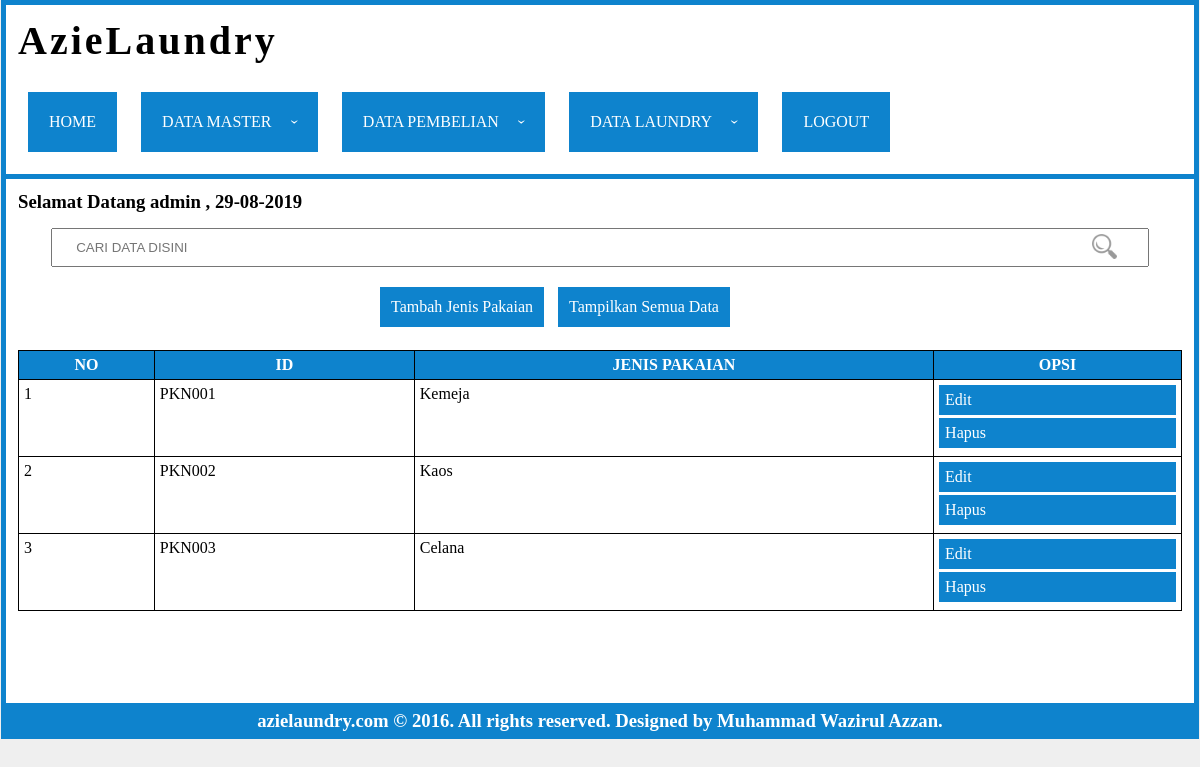
/index.php?page=jenis-pakaian (signed in), run on the app's committed database.
### tables this page shows
CREATE TABLE `tbl_akun` (
  `id` int(11) NOT NULL,
  `username` varchar(50) NOT NULL,
  `password` varchar(50) NOT NULL,
  `nama` varchar(50) NOT NULL,
  `alamat` varchar(100) NOT NULL,
  `status` varchar(50) NOT NULL
);

CREATE TABLE `tbl_jnspakaian` (
  `id` varchar(10) NOT NULL,
  `jenis_pakaian` varchar(50) NOT NULL
);

### conn/cek-login.php (called while the page is built, shortened)
<?php
include 'conn.php';
	$username = $_SESSION['username'];
	$q = mysqli_query($conn,"SELECT * from tbl_akun where username = '".$username."'");
	$data = mysqli_fetch_array($q);
	$nama = $data['nama'];
?>

### page/jnspakaian/read.php (the view, shortened to what this page needs)
<form method="post" id="pencarian">
	<input type="text" name="acuan" placeholder="CARI DATA DISINI" id="pencarian"><span class="search-icon"><img src="img/search.png"></span></input>
</form>
<ul id="submenu">
	<li><a href="index.php?page=jenis-pakaian-add">Tambah Jenis Pakaian</a></li>
	<li><a class="alldata">Tampilkan Semua Data</a></li>
</ul>
<br>
<table>
	<thead>
		<tr>
			<th>No</th>
			<th>id</th>
			<th>jenis pakaian</th>
			<th>opsi</th>
		</tr>
	</thead>
	<tbody>
		<?php
		$no = 1;
		if (isset($_POST['acuan'])) {
			$acuan = $_POST['acuan'];
			$query = mysqli_query($conn,"SELECT * FROM tbl_jnspakaian where id like '%$acuan%' or jenis_pakaian like '%$acuan%'");
		}else{
			$query = mysqli_query($conn,"SELECT * FROM tbl_jnspakaian");
		}
		while($data = mysqli_fetch_array($query)){
		?>
		<tr>
			<td><?=$no?></td>
			<td><?=$data['id']?></td>
			<td><?=$data['jenis_pakaian']?></td>
			<td>
			<a href="index.php?page=jenis-pakaian-edit&id=<?=$data['id']?>">Edit</a>
			<a href="index.php?page=jenis-pakaian-del&id=<?=$data['id']?>">Hapus</a>
			</td>
		</tr>
		<?php
		$no++;
		}
		?>
	</tbody>
</table>

### index.php (shortened to what this page needs)
<?php
include 'conn/cek-login.php';
?>
<!DOCTYPE html>
<html>
<head>
<link rel="stylesheet" type="text/css" href="css/index.css">
</head>
<body>
<div id="header">
		<h1>AzieLaundry</h1><br>
		<div class="menu">
			<ul class="nav-ul">
				<li class="nav-li"><a href="index.php">home</a></li>
				<li class="nav-li"><a>data master<span class="arrow"></span></a>
				</li>
				<li class="nav-li"><a>data pembelian<span class="arrow"></span></a>
				</li>
				<li class="nav-li"><a>data laundry<span class="arrow"></span></a>
				</li>
				<li class="nav-li"><a href="logout.php">logout</a></li>
			</ul>
		</div>
</div>
<div id="body">
	<h3>Selamat Datang <?=$nama?> , <?=date('d-m-Y')?></h3>
	<?php
	if (isset($_GET['page'])) {
		$page = $_GET['page'];
	}else{
		$page = "";
	}
	if(isset($_GET['id'])){$id = $_GET['id'];}else{$id="";}
	if ($page == "konsumen") {
		include 'page/konsumen/read.php';
	}else if ($page == "akun") {
		include 'page/akun/read.php';
	}else if ($page == "akun-add" || $page == "akun-edit"){
		include 'form.php';
	}else if($page == "akun-del"){
		header("location:page/akun/action.php?aksi=del&id=$id");
	}else if ($page == "konsumen-add" || $page == "konsumen-edit" || $page == "konsumen-add-keranjang"){
		include 'form.php';
	}else if($page == "konsumen-del"){
		header("location:page/konsumen/action.php?aksi=del&id=$id");
	}else if ($page == "karyawan") {
		include 'page/karyawan/read.php';
	}else if ($page == "karyawan-add" || $page == "karyawan-edit"){
		include 'form.php';
	}else if($page == "karyawan-del"){
		header("location:page/karyawan/action.php?aksi=del&id=$id");
	}else if ($page == "supplier") {
		include 'page/supplier/read.php';
	}else if ($page == "supplier-add" || $page == "supplier-edit"){
		include 'form.php';
	}else if($page == "supplier-del"){
		header("location:page/supplier/action.php?aksi=del&id=$id");
	}else if ($page == "barang") {
		include 'page/barang/read.php';
	}else if ($page == "pembelian") {
		include 'page/pembelian/read.php';
	}else if ($page == "pembelian-add"){
		include 'form.php';
	}else if ($page == "pembelian-add-lama"){
		include 'form.php';
	}else if ($page == "histori-pembelian") {
		include 'page/histori-pembelian/read.php';
	}else if ($page == "histori-pembelian-download") {
		include 'form.php';
	}else if ($page == "jenis-laundry") {
		include 'page/jnslaundry/read.php';
	}else if ($page == "jenis-laundry-add" || $page == "jenis-laundry-edit"){
		include 'form.php';
	}else if($page == "jenis-laundry-del"){
		header("location:page/jnslaundry/action.php?aksi=del&id=$id");
	}else if ($page == "jenis-pakaian") {
		include 'page/jnspakaian/read.php';
	}else if ($page == "jenis-pakaian-add" || $page == "jenis-pakaian-edit"){
		include 'form.php';
	}else if($page == "jenis-pakaian-del"){
		header("location:page/jnspakaian/action.php?aksi=del&id=$id");
	}else if ($page == "tarif") {
		include 'page/tarif/read.php';
	}else if ($page == "tarif-add" || $page == "tarif-edit"){
		include 'form.php';
	}else if($page == "tarif-del"){
		header("location:page/tarif/action.php?aksi=del&id=$id");
	}else if ($page == "keranjang") {
		include 'page/keranjang/read.php';
	}else if($page == "keranjang-add" || $page == "set-keranjang"){
		include 'form.php';
	}else if($page == "ganti-keranjang"){
		header('location:page/keranjang/action.php?aksi=ganti-keranjang');
	}else if($page == "submit-transaksi"){
		header('location:page/keranjang/action.php?aksi=submit-transaksi');
	}else if ($page == "transaksi" || $page == "lihat-transaksi") {
		include 'page/transaksi/read.php';
	}else if ($page == "penggunaan-barang") {
		include 'page/penggunaan-barang/read.php';
	}else{
		echo "Pilih Menu Sub";
	}
	?>
</div>
<div id="footer">
	<h3>azielaundry.com © 2016. All rights reserved. Designed by Muhammad Wazirul Azzan.</h3>
</div>
</body>
</html>

### css/index.css (style rules this page uses)
* { margin: 0; padding: 0; }
a { text-decoration: none; }
ul { list-style: none; }
body { background: #efefef; }
#header { background: #fff; display: block; margin: 0 auto; width: 97%; padding: 1%; height: auto; border:5px solid #0e83cd; border-bottom: 0px solid transparent; }
#header h1 { font-family: comic sans ms; letter-spacing: 3px; font-size: 40px; }
.menu li { display: inline-block; margin: 10px; }
.menu { text-transform: uppercase; }
.nav-li a { display: block; padding: 20px; color: white; cursor: pointer; border:1px solid transparent; background: #0e83cd; }
#body { width: 97%; padding: 1%; margin: 0 auto; display: block; background: white; border:5px solid #0e83cd; border-collapse: collapse; overflow: auto; height: 500px; }
#footer { width: 97%; padding: 2px 1%; margin: 0 auto; display: block; background: white; border:5px solid #0e83cd; border-top: 0px solid white; background: #0e83cd; font-family: comic sans ms; text-align: center; color: white; border-collapse: collapse; }
#body table { width:100%; margin: 0 auto; border:1px solid #000; border-collapse: collapse; }
#body table th,#body table td { border: 1px solid black; padding: 5px; }
#body table thead { background: #0e83cd; color: white; text-transform: uppercase; }
#body table tbody { vertical-align: top; text-transform: capitalize; }
#body table tbody a { display: block; padding: 5px; color: white; cursor: pointer; border:1px solid transparent; transition: all ease-in-out 0.3s; margin-bottom: 3px; background: #0e83cd; }
#pencarian { margin: 15px 0; }
#pencarian input[type='text'] { padding: 10px 2%; width: 90%; display: block; margin: 0 auto; }
.search-icon { position: relative; font-size: 25px; float: right; margin-right: 65px; top: -33px; cursor: pointer; }
.search-icon img { width: 25px; height: 25px; opacity: 0.8; }
#submenu { width: 100%; text-align: center; }
#submenu li { margin: 5px; display: inline-block; }
#submenu li a { display: block; padding: 10px; color: white; cursor: pointer; border:1px solid transparent; transition: all ease-in-out 0.5s; background: #0e83cd; }

### data on the page
tbl_akun: nama "admin"
tbl_jnspakaian: id "PKN001", jenis_pakaian "Kemeja"
tbl_jnspakaian: id "PKN002", jenis_pakaian "Kaos"
tbl_jnspakaian: id "PKN003", jenis_pakaian "Celana"
